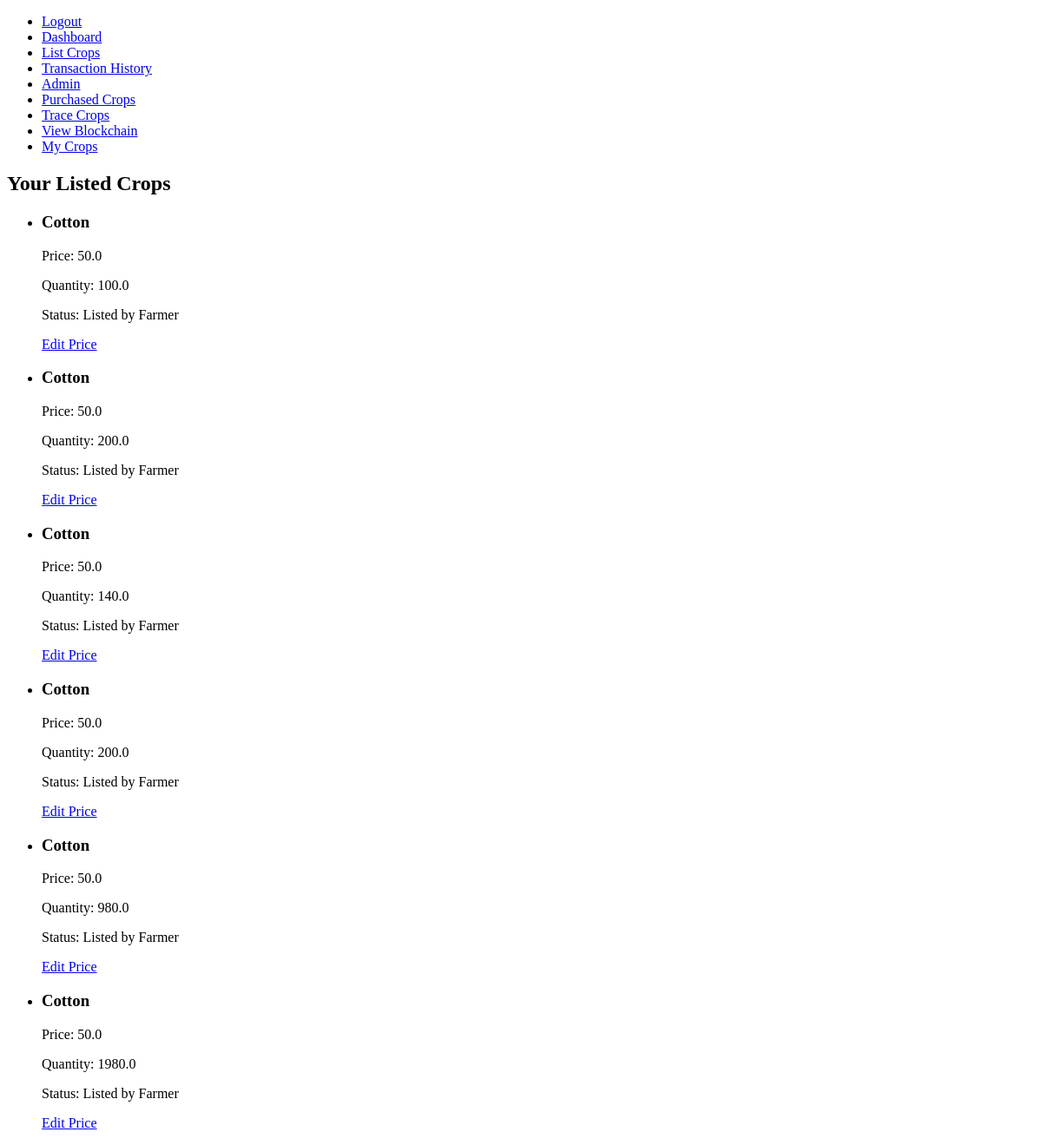
/my-crops/ (signed in), run on an earlier commit of the app's database.
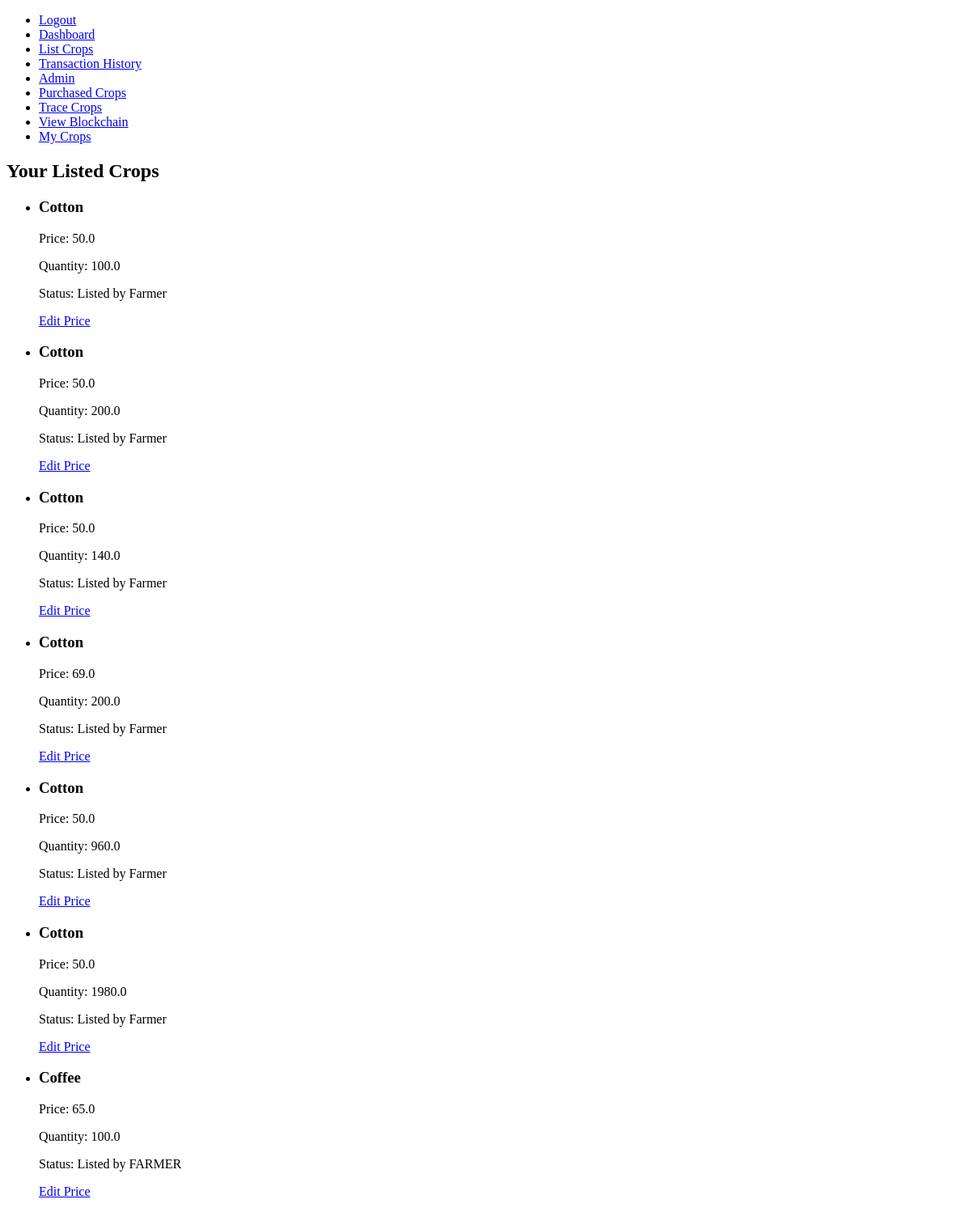
And on a later commit of the database.
### supply_chain/models.py (models this page shows, shortened)
class Crop(models.Model):
    name = models.CharField(max_length=100)
    quantity = models.FloatField()
    price = models.FloatField()
    current_owner = models.ForeignKey(CustomUser, on_delete=models.CASCADE, related_name='owned_crops')
    status = models.CharField(max_length=20, choices=[('listed', 'Listed'), ('sold', 'Sold')])
    current_stage = models.CharField(max_length=100, default='Listed by Farmer')
    transaction_hash = models.CharField(max_length=64, blank=True, null=True)
    allowed_users = models.ManyToManyField(CustomUser, related_name='allowed_crops', blank=True)
    visibility = models.CharField(max_length=10, choices=[('public', 'Public'), ('private', 'Private')], default='public')

### supply_chain/views.py (the view)
# urls.py: path('my-crops/', my_crops, name='my_crops'),
@login_required
def my_crops(request):
    crops = Crop.objects.filter(current_owner=request.user)
    return render(request, 'my_crops.html', {'crops': crops})

### supply_chain/templates/my_crops.html
{% extends "base.html" %}
{% block content %}
  <h2>Your Listed Crops</h2>
  {% if crops %}
    <ul>
      {% for crop in crops %}
        <li>
          <h3>{{ crop.name }}</h3>
          <p>Price: {{ crop.price }}</p>
          <p>Quantity: {{ crop.quantity }}</p>
          <p>Status: {{ crop.current_stage }}</p>
          <a href="{% url 'edit_crop_price' crop.id %}">Edit Price</a>
        </li>
      {% endfor %}
    </ul>
  {% else %}
    <p>You have not listed any crops yet.</p>
  {% endif %}
{% endblock %}

What changed in the data, as far as the page shows it:
changed Crop (number 4 of 7 on the later page): price "50.0" → "69.0"
changed Crop (number 5 of 7 on the later page): quantity "980.0" → "960.0"
added Crop: name "Coffee", price "65.0", quantity "100.0", current_stage "Listed by FARMER"
